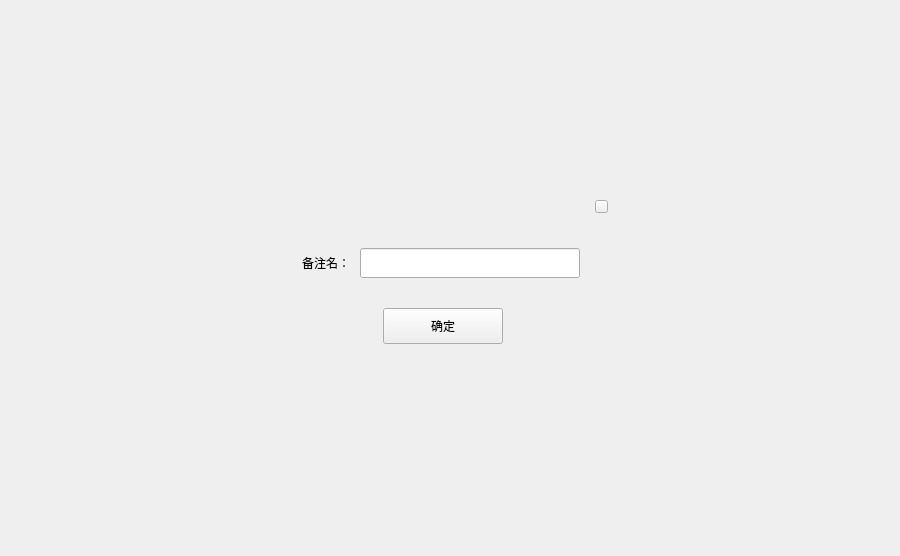
<?xml version="1.0" encoding="UTF-8"?>
<ui version="4.0">
 <class>EditRemarkDialog</class>
 <widget class="QDialog" name="EditRemarkDialog">
  <property name="geometry">
   <rect>
    <x>0</x>
    <y>0</y>
    <width>900</width>
    <height>556</height>
   </rect>
  </property>
  <property name="font">
   <font>
    <family>微软雅黑 Light</family>
   </font>
  </property>
  <property name="windowTitle">
   <string>Dialog</string>
  </property>
  <widget class="QWidget" name="widget" native="true">
   <property name="geometry">
    <rect>
     <x>0</x>
     <y>0</y>
     <width>900</width>
     <height>556</height>
    </rect>
   </property>
   <widget class="QWidget" name="containerWidget" native="true">
    <property name="geometry">
     <rect>
      <x>280</x>
      <y>188</y>
      <width>340</width>
      <height>180</height>
     </rect>
    </property>
    <widget class="QToolButton" name="okBtn">
     <property name="geometry">
      <rect>
       <x>103</x>
       <y>120</y>
       <width>120</width>
       <height>36</height>
      </rect>
     </property>
     <property name="cursor">
      <cursorShape>PointingHandCursor</cursorShape>
     </property>
     <property name="styleSheet">
      <string notr="true"/>
     </property>
     <property name="text">
      <string>确定</string>
     </property>
    </widget>
    <widget class="QLineEdit" name="remarkLineEdit">
     <property name="geometry">
      <rect>
       <x>80</x>
       <y>60</y>
       <width>220</width>
       <height>30</height>
      </rect>
     </property>
     <property name="contextMenuPolicy">
      <enum>Qt::DefaultContextMenu</enum>
     </property>
    </widget>
    <widget class="QLabel" name="label">
     <property name="geometry">
      <rect>
       <x>0</x>
       <y>60</y>
       <width>70</width>
       <height>30</height>
      </rect>
     </property>
     <property name="font">
      <font>
       <family>微软雅黑 Light</family>
      </font>
     </property>
     <property name="text">
      <string>备注名：</string>
     </property>
     <property name="alignment">
      <set>Qt::AlignRight|Qt::AlignTrailing|Qt::AlignVCenter</set>
     </property>
    </widget>
    <widget class="QToolButton" name="closeBtn">
     <property name="geometry">
      <rect>
       <x>315</x>
       <y>12</y>
       <width>13</width>
       <height>13</height>
      </rect>
     </property>
     <property name="cursor">
      <cursorShape>PointingHandCursor</cursorShape>
     </property>
     <property name="focusPolicy">
      <enum>Qt::NoFocus</enum>
     </property>
     <property name="styleSheet">
      <string notr="true"/>
     </property>
     <property name="text">
      <string/>
     </property>
    </widget>
   </widget>
  </widget>
 </widget>
 <resources/>
 <connections/>
</ui>
